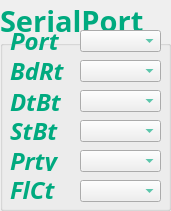
    <widget class="QGroupBox" name="SerialPortgroupBox">
     <property name="geometry">
      <rect>
       <x>160</x>
       <y>90</y>
       <width>171</width>
       <height>211</height>
      </rect>
     </property>
     <property name="palette">
      <palette>
       <active>
        <colorrole role="WindowText">
         <brush brushstyle="SolidPattern">
          <color alpha="255">
           <red>0</red>
           <green>170</green>
           <blue>127</blue>
          </color>
         </brush>
        </colorrole>
        <colorrole role="Text">
         <brush brushstyle="SolidPattern">
          <color alpha="255">
           <red>0</red>
           <green>170</green>
           <blue>127</blue>
          </color>
         </brush>
        </colorrole>
        <colorrole role="ButtonText">
         <brush brushstyle="SolidPattern">
          <color alpha="255">
           <red>0</red>
           <green>170</green>
           <blue>127</blue>
          </color>
         </brush>
        </colorrole>
        <colorrole role="AlternateBase">
         <brush brushstyle="SolidPattern">
          <color alpha="255">
           <red>0</red>
           <green>170</green>
           <blue>127</blue>
          </color>
         </brush>
        </colorrole>
       </active>
       <inactive>
        <colorrole role="WindowText">
         <brush brushstyle="SolidPattern">
          <color alpha="255">
           <red>0</red>
           <green>170</green>
           <blue>127</blue>
          </color>
         </brush>
        </colorrole>
        <colorrole role="Text">
         <brush brushstyle="SolidPattern">
          <color alpha="255">
           <red>0</red>
           <green>170</green>
           <blue>127</blue>
          </color>
         </brush>
        </colorrole>
        <colorrole role="ButtonText">
         <brush brushstyle="SolidPattern">
          <color alpha="255">
           <red>0</red>
           <green>170</green>
           <blue>127</blue>
          </color>
         </brush>
        </colorrole>
        <colorrole role="AlternateBase">
         <brush brushstyle="SolidPattern">
          <color alpha="255">
           <red>0</red>
           <green>170</green>
           <blue>127</blue>
          </color>
         </brush>
        </colorrole>
       </inactive>
       <disabled>
        <colorrole role="WindowText">
         <brush brushstyle="SolidPattern">
          <color alpha="255">
           <red>0</red>
           <green>170</green>
           <blue>127</blue>
          </color>
         </brush>
        </colorrole>
        <colorrole role="Text">
         <brush brushstyle="SolidPattern">
          <color alpha="255">
           <red>0</red>
           <green>170</green>
           <blue>127</blue>
          </color>
         </brush>
        </colorrole>
        <colorrole role="ButtonText">
         <brush brushstyle="SolidPattern">
          <color alpha="255">
           <red>0</red>
           <green>170</green>
           <blue>127</blue>
          </color>
         </brush>
        </colorrole>
        <colorrole role="AlternateBase">
         <brush brushstyle="SolidPattern">
          <color alpha="255">
           <red>0</red>
           <green>170</green>
           <blue>127</blue>
          </color>
         </brush>
        </colorrole>
       </disabled>
      </palette>
     </property>
     <property name="font">
      <font>
       <family>Forte</family>
       <pointsize>22</pointsize>
       <weight>75</weight>
       <bold>true</bold>
      </font>
     </property>
     <property name="title">
      <string>SerialPort</string>
     </property>
     <widget class="QLabel" name="USBVIDlabel_2">
      <property name="geometry">
       <rect>
        <x>10</x>
        <y>30</y>
        <width>61</width>
        <height>21</height>
       </rect>
      </property>
      <property name="palette">
       <palette>
        <active>
         <colorrole role="WindowText">
          <brush brushstyle="SolidPattern">
           <color alpha="255">
            <red>0</red>
            <green>170</green>
            <blue>127</blue>
           </color>
          </brush>
         </colorrole>
         <colorrole role="Text">
          <brush brushstyle="SolidPattern">
           <color alpha="255">
            <red>0</red>
            <green>170</green>
            <blue>127</blue>
           </color>
          </brush>
         </colorrole>
         <colorrole role="ButtonText">
          <brush brushstyle="SolidPattern">
           <color alpha="255">
            <red>0</red>
            <green>170</green>
            <blue>127</blue>
           </color>
          </brush>
         </colorrole>
         <colorrole role="AlternateBase">
          <brush brushstyle="SolidPattern">
           <color alpha="255">
            <red>0</red>
            <green>170</green>
            <blue>127</blue>
           </color>
          </brush>
         </colorrole>
        </active>
        <inactive>
         <colorrole role="WindowText">
          <brush brushstyle="SolidPattern">
           <color alpha="255">
            <red>0</red>
            <green>170</green>
            <blue>127</blue>
           </color>
          </brush>
         </colorrole>
         <colorrole role="Text">
          <brush brushstyle="SolidPattern">
           <color alpha="255">
            <red>0</red>
            <green>170</green>
            <blue>127</blue>
           </color>
          </brush>
         </colorrole>
         <colorrole role="ButtonText">
          <brush brushstyle="SolidPattern">
           <color alpha="255">
            <red>0</red>
            <green>170</green>
            <blue>127</blue>
           </color>
          </brush>
         </colorrole>
         <colorrole role="AlternateBase">
          <brush brushstyle="SolidPattern">
           <color alpha="255">
            <red>0</red>
            <green>170</green>
            <blue>127</blue>
           </color>
          </brush>
         </colorrole>
        </inactive>
        <disabled>
         <colorrole role="WindowText">
          <brush brushstyle="SolidPattern">
           <color alpha="255">
            <red>0</red>
            <green>170</green>
            <blue>127</blue>
           </color>
          </brush>
         </colorrole>
         <colorrole role="Text">
          <brush brushstyle="SolidPattern">
           <color alpha="255">
            <red>0</red>
            <green>170</green>
            <blue>127</blue>
           </color>
          </brush>
         </colorrole>
         <colorrole role="ButtonText">
          <brush brushstyle="SolidPattern">
           <color alpha="255">
            <red>0</red>
            <green>170</green>
            <blue>127</blue>
           </color>
          </brush>
         </colorrole>
         <colorrole role="AlternateBase">
          <brush brushstyle="SolidPattern">
           <color alpha="255">
            <red>0</red>
            <green>170</green>
            <blue>127</blue>
           </color>
          </brush>
         </colorrole>
        </disabled>
       </palette>
      </property>
      <property name="font">
       <font>
        <family>Segoe Script</family>
        <pointsize>18</pointsize>
        <weight>75</weight>
        <italic>true</italic>
        <bold>true</bold>
       </font>
      </property>
      <property name="text">
       <string>Port</string>
      </property>
     </widget>
     <widget class="QLabel" name="USBPIDlabel_2">
      <property name="geometry">
       <rect>
        <x>10</x>
        <y>60</y>
        <width>71</width>
        <height>21</height>
       </rect>
      </property>
      <property name="palette">
       <palette>
        <active>
         <colorrole role="WindowText">
          <brush brushstyle="SolidPattern">
           <color alpha="255">
            <red>0</red>
            <green>170</green>
            <blue>127</blue>
           </color>
          </brush>
         </colorrole>
         <colorrole role="Text">
          <brush brushstyle="SolidPattern">
           <color alpha="255">
            <red>0</red>
            <green>170</green>
            <blue>127</blue>
           </color>
          </brush>
         </colorrole>
         <colorrole role="ButtonText">
          <brush brushstyle="SolidPattern">
           <color alpha="255">
            <red>0</red>
            <green>170</green>
            <blue>127</blue>
           </color>
          </brush>
         </colorrole>
         <colorrole role="AlternateBase">
          <brush brushstyle="SolidPattern">
           <color alpha="255">
            <red>0</red>
            <green>170</green>
            <blue>127</blue>
           </color>
          </brush>
         </colorrole>
        </active>
        <inactive>
         <colorrole role="WindowText">
          <brush brushstyle="SolidPattern">
           <color alpha="255">
            <red>0</red>
            <green>170</green>
            <blue>127</blue>
           </color>
          </brush>
         </colorrole>
         <colorrole role="Text">
          <brush brushstyle="SolidPattern">
           <color alpha="255">
            <red>0</red>
            <green>170</green>
            <blue>127</blue>
           </color>
          </brush>
         </colorrole>
         <colorrole role="ButtonText">
          <brush brushstyle="SolidPattern">
           <color alpha="255">
            <red>0</red>
            <green>170</green>
            <blue>127</blue>
           </color>
          </brush>
         </colorrole>
         <colorrole role="AlternateBase">
          <brush brushstyle="SolidPattern">
           <color alpha="255">
            <red>0</red>
            <green>170</green>
            <blue>127</blue>
           </color>
          </brush>
         </colorrole>
        </inactive>
        <disabled>
         <colorrole role="WindowText">
          <brush brushstyle="SolidPattern">
           <color alpha="255">
            <red>0</red>
            <green>170</green>
            <blue>127</blue>
           </color>
          </brush>
         </colorrole>
         <colorrole role="Text">
          <brush brushstyle="SolidPattern">
           <color alpha="255">
            <red>0</red>
            <green>170</green>
            <blue>127</blue>
           </color>
          </brush>
         </colorrole>
         <colorrole role="ButtonText">
          <brush brushstyle="SolidPattern">
           <color alpha="255">
            <red>0</red>
            <green>170</green>
            <blue>127</blue>
           </color>
          </brush>
         </colorrole>
         <colorrole role="AlternateBase">
          <brush brushstyle="SolidPattern">
           <color alpha="255">
            <red>0</red>
            <green>170</green>
            <blue>127</blue>
           </color>
          </brush>
         </colorrole>
        </disabled>
       </palette>
      </property>
      <property name="font">
       <font>
        <family>Segoe Script</family>
        <pointsize>18</pointsize>
        <weight>75</weight>
        <italic>true</italic>
        <bold>true</bold>
       </font>
      </property>
      <property name="text">
       <string>BdRt</string>
      </property>
     </widget>
     <widget class="QLabel" name="USBEPINlable_2">
      <property name="geometry">
       <rect>
        <x>10</x>
        <y>91</y>
        <width>71</width>
        <height>21</height>
       </rect>
      </property>
      <property name="palette">
       <palette>
        <active>
         <colorrole role="WindowText">
          <brush brushstyle="SolidPattern">
           <color alpha="255">
            <red>0</red>
            <green>170</green>
            <blue>127</blue>
           </color>
          </brush>
         </colorrole>
         <colorrole role="Text">
          <brush brushstyle="SolidPattern">
           <color alpha="255">
            <red>0</red>
            <green>170</green>
            <blue>127</blue>
           </color>
          </brush>
         </colorrole>
         <colorrole role="ButtonText">
          <brush brushstyle="SolidPattern">
           <color alpha="255">
            <red>0</red>
            <green>170</green>
            <blue>127</blue>
           </color>
          </brush>
         </colorrole>
         <colorrole role="AlternateBase">
          <brush brushstyle="SolidPattern">
           <color alpha="255">
            <red>0</red>
            <green>170</green>
            <blue>127</blue>
           </color>
          </brush>
         </colorrole>
        </active>
        <inactive>
         <colorrole role="WindowText">
          <brush brushstyle="SolidPattern">
           <color alpha="255">
            <red>0</red>
            <green>170</green>
            <blue>127</blue>
           </color>
          </brush>
         </colorrole>
         <colorrole role="Text">
          <brush brushstyle="SolidPattern">
           <color alpha="255">
            <red>0</red>
            <green>170</green>
            <blue>127</blue>
           </color>
          </brush>
         </colorrole>
         <colorrole role="ButtonText">
          <brush brushstyle="SolidPattern">
           <color alpha="255">
            <red>0</red>
            <green>170</green>
            <blue>127</blue>
           </color>
          </brush>
         </colorrole>
         <colorrole role="AlternateBase">
          <brush brushstyle="SolidPattern">
           <color alpha="255">
            <red>0</red>
            <green>170</green>
            <blue>127</blue>
           </color>
          </brush>
         </colorrole>
        </inactive>
        <disabled>
         <colorrole role="WindowText">
          <brush brushstyle="SolidPattern">
           <color alpha="255">
            <red>0</red>
            <green>170</green>
            <blue>127</blue>
           </color>
          </brush>
         </colorrole>
         <colorrole role="Text">
          <brush brushstyle="SolidPattern">
           <color alpha="255">
            <red>0</red>
            <green>170</green>
            <blue>127</blue>
           </color>
          </brush>
         </colorrole>
         <colorrole role="ButtonText">
          <brush brushstyle="SolidPattern">
           <color alpha="255">
            <red>0</red>
            <green>170</green>
            <blue>127</blue>
           </color>
          </brush>
         </colorrole>
         <colorrole role="AlternateBase">
          <brush brushstyle="SolidPattern">
           <color alpha="255">
            <red>0</red>
            <green>170</green>
            <blue>127</blue>
           </color>
          </brush>
         </colorrole>
        </disabled>
       </palette>
      </property>
      <property name="font">
       <font>
        <family>Segoe Script</family>
        <pointsize>18</pointsize>
        <weight>75</weight>
        <italic>true</italic>
        <bold>true</bold>
       </font>
      </property>
      <property name="text">
       <string>DtBt</string>
      </property>
     </widget>
     <widget class="QLabel" name="USBVIDlabel_4">
      <property name="geometry">
       <rect>
        <x>10</x>
        <y>120</y>
        <width>101</width>
        <height>21</height>
       </rect>
      </property>
      <property name="palette">
       <palette>
        <active>
         <colorrole role="WindowText">
          <brush brushstyle="SolidPattern">
           <color alpha="255">
            <red>0</red>
            <green>170</green>
            <blue>127</blue>
           </color>
          </brush>
         </colorrole>
         <colorrole role="Text">
          <brush brushstyle="SolidPattern">
           <color alpha="255">
            <red>0</red>
            <green>170</green>
            <blue>127</blue>
           </color>
          </brush>
         </colorrole>
         <colorrole role="ButtonText">
          <brush brushstyle="SolidPattern">
           <color alpha="255">
            <red>0</red>
            <green>170</green>
            <blue>127</blue>
           </color>
          </brush>
         </colorrole>
         <colorrole role="AlternateBase">
          <brush brushstyle="SolidPattern">
           <color alpha="255">
            <red>0</red>
            <green>170</green>
            <blue>127</blue>
           </color>
          </brush>
         </colorrole>
        </active>
        <inactive>
         <colorrole role="WindowText">
          <brush brushstyle="SolidPattern">
           <color alpha="255">
            <red>0</red>
            <green>170</green>
            <blue>127</blue>
           </color>
          </brush>
         </colorrole>
         <colorrole role="Text">
          <brush brushstyle="SolidPattern">
           <color alpha="255">
            <red>0</red>
            <green>170</green>
            <blue>127</blue>
           </color>
          </brush>
         </colorrole>
         <colorrole role="ButtonText">
          <brush brushstyle="SolidPattern">
           <color alpha="255">
            <red>0</red>
            <green>170</green>
            <blue>127</blue>
           </color>
          </brush>
         </colorrole>
         <colorrole role="AlternateBase">
          <brush brushstyle="SolidPattern">
           <color alpha="255">
            <red>0</red>
            <green>170</green>
            <blue>127</blue>
           </color>
          </brush>
         </colorrole>
        </inactive>
        <disabled>
         <colorrole role="WindowText">
          <brush brushstyle="SolidPattern">
           <color alpha="255">
            <red>0</red>
            <green>170</green>
            <blue>127</blue>
           </color>
          </brush>
         </colorrole>
         <colorrole role="Text">
          <brush brushstyle="SolidPattern">
           <color alpha="255">
            <red>0</red>
            <green>170</green>
            <blue>127</blue>
           </color>
          </brush>
         </colorrole>
         <colorrole role="ButtonText">
          <brush brushstyle="SolidPattern">
           <color alpha="255">
            <red>0</red>
            <green>170</green>
            <blue>127</blue>
           </color>
          </brush>
         </colorrole>
         <colorrole role="AlternateBase">
          <brush brushstyle="SolidPattern">
           <color alpha="255">
            <red>0</red>
            <green>170</green>
            <blue>127</blue>
           </color>
          </brush>
         </colorrole>
        </disabled>
       </palette>
      </property>
      <property name="font">
       <font>
        <family>Segoe Script</family>
        <pointsize>18</pointsize>
        <weight>75</weight>
        <italic>true</italic>
        <bold>true</bold>
       </font>
      </property>
      <property name="text">
       <string>StBt</string>
      </property>
     </widget>
     <widget class="QLabel" name="USBEPINlable_3">
      <property name="geometry">
       <rect>
        <x>10</x>
        <y>150</y>
        <width>71</width>
        <height>21</height>
       </rect>
      </property>
      <property name="palette">
       <palette>
        <active>
         <colorrole role="WindowText">
          <brush brushstyle="SolidPattern">
           <color alpha="255">
            <red>0</red>
            <green>170</green>
            <blue>127</blue>
           </color>
          </brush>
         </colorrole>
         <colorrole role="Text">
          <brush brushstyle="SolidPattern">
           <color alpha="255">
            <red>0</red>
            <green>170</green>
            <blue>127</blue>
           </color>
          </brush>
         </colorrole>
         <colorrole role="ButtonText">
          <brush brushstyle="SolidPattern">
           <color alpha="255">
            <red>0</red>
            <green>170</green>
            <blue>127</blue>
           </color>
          </brush>
         </colorrole>
         <colorrole role="AlternateBase">
          <brush brushstyle="SolidPattern">
           <color alpha="255">
            <red>0</red>
            <green>170</green>
            <blue>127</blue>
           </color>
          </brush>
         </colorrole>
        </active>
        <inactive>
         <colorrole role="WindowText">
          <brush brushstyle="SolidPattern">
           <color alpha="255">
            <red>0</red>
            <green>170</green>
            <blue>127</blue>
           </color>
          </brush>
         </colorrole>
         <colorrole role="Text">
          <brush brushstyle="SolidPattern">
           <color alpha="255">
            <red>0</red>
            <green>170</green>
            <blue>127</blue>
           </color>
          </brush>
         </colorrole>
         <colorrole role="ButtonText">
          <brush brushstyle="SolidPattern">
           <color alpha="255">
            <red>0</red>
            <green>170</green>
            <blue>127</blue>
           </color>
          </brush>
         </colorrole>
         <colorrole role="AlternateBase">
          <brush brushstyle="SolidPattern">
           <color alpha="255">
            <red>0</red>
            <green>170</green>
            <blue>127</blue>
           </color>
          </brush>
         </colorrole>
        </inactive>
        <disabled>
         <colorrole role="WindowText">
          <brush brushstyle="SolidPattern">
           <color alpha="255">
            <red>0</red>
            <green>170</green>
            <blue>127</blue>
           </color>
          </brush>
         </colorrole>
         <colorrole role="Text">
          <brush brushstyle="SolidPattern">
           <color alpha="255">
            <red>0</red>
            <green>170</green>
            <blue>127</blue>
           </color>
          </brush>
         </colorrole>
         <colorrole role="ButtonText">
          <brush brushstyle="SolidPattern">
           <color alpha="255">
            <red>0</red>
            <green>170</green>
            <blue>127</blue>
           </color>
          </brush>
         </colorrole>
         <colorrole role="AlternateBase">
          <brush brushstyle="SolidPattern">
           <color alpha="255">
            <red>0</red>
            <green>170</green>
            <blue>127</blue>
           </color>
          </brush>
         </colorrole>
        </disabled>
       </palette>
      </property>
      <property name="font">
       <font>
        <family>Segoe Script</family>
        <pointsize>18</pointsize>
        <weight>75</weight>
        <italic>true</italic>
        <bold>true</bold>
       </font>
      </property>
      <property name="text">
       <string>Prty</string>
      </property>
     </widget>
     <widget class="QLabel" name="USBVIDlabel_5">
      <property name="geometry">
       <rect>
        <x>10</x>
        <y>179</y>
        <width>101</width>
        <height>21</height>
       </rect>
      </property>
      <property name="palette">
       <palette>
        <active>
         <colorrole role="WindowText">
          <brush brushstyle="SolidPattern">
           <color alpha="255">
            <red>0</red>
            <green>170</green>
            <blue>127</blue>
           </color>
          </brush>
         </colorrole>
         <colorrole role="Text">
          <brush brushstyle="SolidPattern">
           <color alpha="255">
            <red>0</red>
            <green>170</green>
            <blue>127</blue>
           </color>
          </brush>
         </colorrole>
         <colorrole role="ButtonText">
          <brush brushstyle="SolidPattern">
           <color alpha="255">
            <red>0</red>
            <green>170</green>
            <blue>127</blue>
           </color>
          </brush>
         </colorrole>
         <colorrole role="AlternateBase">
          <brush brushstyle="SolidPattern">
           <color alpha="255">
            <red>0</red>
            <green>170</green>
            <blue>127</blue>
           </color>
          </brush>
         </colorrole>
        </active>
        <inactive>
         <colorrole role="WindowText">
          <brush brushstyle="SolidPattern">
           <color alpha="255">
            <red>0</red>
            <green>170</green>
            <blue>127</blue>
           </color>
          </brush>
         </colorrole>
         <colorrole role="Text">
          <brush brushstyle="SolidPattern">
           <color alpha="255">
            <red>0</red>
            <green>170</green>
            <blue>127</blue>
           </color>
          </brush>
         </colorrole>
         <colorrole role="ButtonText">
          <brush brushstyle="SolidPattern">
           <color alpha="255">
            <red>0</red>
            <green>170</green>
            <blue>127</blue>
           </color>
          </brush>
         </colorrole>
         <colorrole role="AlternateBase">
          <brush brushstyle="SolidPattern">
           <color alpha="255">
            <red>0</red>
            <green>170</green>
            <blue>127</blue>
           </color>
          </brush>
         </colorrole>
        </inactive>
        <disabled>
         <colorrole role="WindowText">
          <brush brushstyle="SolidPattern">
           <color alpha="255">
            <red>0</red>
            <green>170</green>
            <blue>127</blue>
           </color>
          </brush>
         </colorrole>
         <colorrole role="Text">
          <brush brushstyle="SolidPattern">
           <color alpha="255">
            <red>0</red>
            <green>170</green>
            <blue>127</blue>
           </color>
          </brush>
         </colorrole>
         <colorrole role="ButtonText">
          <brush brushstyle="SolidPattern">
           <color alpha="255">
            <red>0</red>
            <green>170</green>
            <blue>127</blue>
           </color>
          </brush>
         </colorrole>
         <colorrole role="AlternateBase">
          <brush brushstyle="SolidPattern">
           <color alpha="255">
            <red>0</red>
            <green>170</green>
            <blue>127</blue>
           </color>
          </brush>
         </colorrole>
        </disabled>
       </palette>
      </property>
      <property name="font">
       <font>
        <family>Segoe Script</family>
        <pointsize>18</pointsize>
        <weight>75</weight>
        <italic>true</italic>
        <bold>true</bold>
       </font>
      </property>
      <property name="text">
       <string>FlCt</string>
      </property>
     </widget>
     <widget class="QComboBox" name="serialPortInfoListBox">
      <property name="geometry">
       <rect>
        <x>80</x>
        <y>30</y>
        <width>81</width>
        <height>22</height>
       </rect>
      </property>
      <property name="font">
       <font>
        <family>Segoe Print</family>
        <pointsize>14</pointsize>
       </font>
      </property>
     </widget>
     <widget class="QComboBox" name="baudRateBox">
      <property name="geometry">
       <rect>
        <x>80</x>
        <y>60</y>
        <width>81</width>
        <height>22</height>
       </rect>
      </property>
      <property name="font">
       <font>
        <family>Segoe Print</family>
        <pointsize>14</pointsize>
       </font>
      </property>
     </widget>
     <widget class="QComboBox" name="dataBitsBox">
      <property name="geometry">
       <rect>
        <x>80</x>
        <y>90</y>
        <width>81</width>
        <height>22</height>
       </rect>
      </property>
      <property name="font">
       <font>
        <family>Segoe Print</family>
        <pointsize>14</pointsize>
       </font>
      </property>
     </widget>
     <widget class="QComboBox" name="stopBitsBox">
      <property name="geometry">
       <rect>
        <x>80</x>
        <y>120</y>
        <width>81</width>
        <height>22</height>
       </rect>
      </property>
      <property name="font">
       <font>
        <family>Segoe Print</family>
        <pointsize>14</pointsize>
       </font>
      </property>
     </widget>
     <widget class="QComboBox" name="parityBox">
      <property name="geometry">
       <rect>
        <x>80</x>
        <y>150</y>
        <width>81</width>
        <height>22</height>
       </rect>
      </property>
      <property name="font">
       <font>
        <family>Segoe Print</family>
        <pointsize>14</pointsize>
       </font>
      </property>
     </widget>
     <widget class="QComboBox" name="flowControlBox">
      <property name="geometry">
       <rect>
        <x>80</x>
        <y>180</y>
        <width>81</width>
        <height>22</height>
       </rect>
      </property>
      <property name="font">
       <font>
        <family>Segoe Print</family>
        <pointsize>14</pointsize>
       </font>
      </property>
     </widget>
    </widget>
